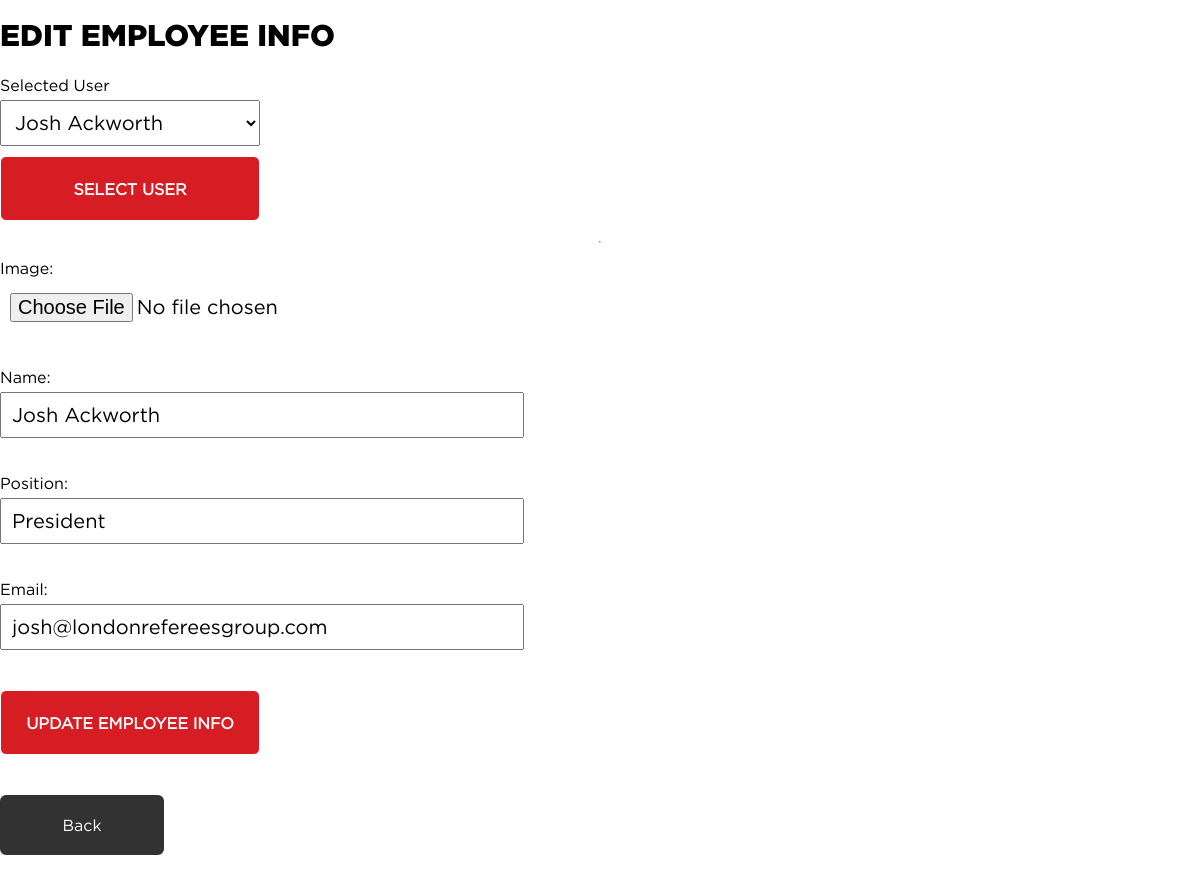
/admin/admin_editemployee.php, run on the app's committed database.
### tables this page shows
CREATE TABLE `tbl_employees` (
  `employee_id` int(11) NOT NULL,
  `employee_name` varchar(50) NOT NULL,
  `employee_position` varchar(100) NOT NULL,
  `employee_email` varchar(50) NOT NULL,
  `employee_avatar` varchar(50) NOT NULL
);

### admin/scripts/employees.php (called while the page is built, shortened)
<?php
function getSingleContent($id)
{
    $pdo = Database::getInstance()->getConnection();
    $get_content_query = 'SELECT * FROM tbl_employees WHERE employee_id = :id';
    $get_content_set   = $pdo->prepare($get_content_query);
    $results        = $get_content_set->execute(
        array(
            ':id' => $id,
        )
    );
    if ($results && $get_content_set->rowCount()) {
        return $get_content_set;
    } else {
        return false;
    }
}
function getAllContent(){
    $pdo = Database::getInstance()->getConnection();
    $get_content_query = 'SELECT * FROM tbl_employees';
    $contents = $pdo->query($get_content_query);
    if($contents){
        return $contents;
    }else{
        return false;
    }
}

### admin/admin_editemployee.php (the view, shortened to what this page needs)
<?php
$all_contents = getAllContent();
$id = 1;
$current_content = getSingleContent($id);
?>
<?php include  './admin_head.php';?>
<body class="admin">
    <h2 class="loginTitle">Edit Employee Info</h2>
        <form class="adminform" action="admin_editemployee.php" method="get">
            <label for="employee_id">Selected User</label>
            <select name="employee_id" id="employee_id">
                <?php foreach ($all_contents as $content): ?>
                    <option value="<?php echo $content["employee_id"] ?>" <?php echo $content["employee_id"] === $id ?"selected":"" ?>>
                        <?php echo $content["employee_name"] ?>
                    </option>
                <?php endforeach ?>
            </select>
            <button type="submit" name="submit">Select User</button>
        </form>
        <hr>
    <?php if (!empty($current_content)): ?>
    <form class="adminform" action="admin_editemployee.php" method="post" enctype="multipart/form-data">
        <?php while ($content_info = $current_content->fetch(PDO::FETCH_ASSOC)): ?>
            <label for="avatar">Image:</label>
            <input id="avatar" type="file" name="avatar" value=""><br>
            <label for="name">Name:</label>
            <input id="name" type="text" name="name" value="<?php echo $content_info['employee_name']; ?>"><br>
            <label for="position">Position:</label>
            <input id="position" type="text" name="position" value="<?php echo $content_info['employee_position']; ?>"><br>
            <label for="email">Email:</label>
            <input id="email" type="email" name="email" value="<?php echo $content_info['employee_email']; ?>"><br>
            <button type="submit" name="submit">Update Employee Info</button>
        <?php endwhile;?>
    </form>
    <?php endif;?>
    <a class="back" href="index.php">Back</a>
</body>
</html>

### css/main.css (style rules this page uses)
html,body,div,span,applet,object,iframe,h1,h2,h3,h4,h5,h6,p,blockquote,pre,a,abbr,acronym,address,big,cite,code,del,dfn,em,img,ins,kbd,q,s,samp,small,strike,strong,sub,sup,tt,var,b,u,i,center,dl,dt,dd,ol,ul,li,fieldset,form,label,legend,table,caption,tbody,tfoot,thead,tr,th,td,article,aside,canvas,details,embed,figure,figcaption,footer,header,hgroup,menu,nav,output,ruby,section,summary,time,mark,audio,video { margin:0;padding:0;border:0;font-size:100%;font:inherit;vertical-align:baseline }
body { line-height:1 }
a { font-family:"Gotham-Book",Arial,Helvetica,sans-serif }
a:link,a:visited,a:active { text-decoration:none;color:inherit }
* { font-family:"Gotham-Book",Arial,Helvetica,sans-serif;font-size:20px }
html { scroll-behavior:smooth }
body::after { position:absolute;width:0;height:0;overflow:hidden;z-index:-1;background:url(./images/jumpbuttons/ACTIVE_CITYOFLONDON.svg) url(./images/jumpbuttons/ACTIVE_MINORHOCKEY.svg) url(./images/jumpbuttons/ACTIVE_RECHOCKEY.svg) url(./images/jumpbuttons/ACTIVE_SEASONS.svg) url(./images/jumpbuttons/ACTIVE_SLEDGEHOCKEY.svg) url(./images/jumpbuttons/ACTIVE_TOURNAMENTS.svg) url(./images/jumpbuttons/CITYOFLONDON.svg) url(./images/jumpbuttons/MINORHOCKEY.svg) url(./images/jumpbuttons/RECHOCKEY.svg) url(./images/jumpbuttons/SEASONS.svg) url(./images/jumpbuttons/SLEDGEHOCKEY.svg) url(./images/jumpbuttons/TOURNAMENTS.svg) }
.loginTitle { font-family:"Gotham-Black",Arial,Helvetica,sans-serif;font-size:30px;text-transform:uppercase;margin:20px 0 }
.adminform { font-family:"Gotham-Book",Arial,Helvetica,sans-serif;font-size:16px;line-height:30px;display:flex;flex-direction:column }
.adminform input { max-width:500px;padding:10px }
.admin { display:flex;flex-direction:column;height:auto;width:100%;max-width:1200px;margin:0 auto }
.admin button { margin:10px 0;cursor:pointer;display:flex;align-items:center;justify-content:center;box-sizing:border-box;background-color:#d71d24;color:#fff !important;text-transform:uppercase;border:1px solid #fff;padding:15px;border-radius:6px;font-weight:bold;width:260px;height:65px;font-size:1rem }
.admin .back { cursor:pointer;background-color:#323232;width:100px;padding:20px 30px !important;border-radius:6px;margin:30px 0;color:#fff;text-align:center;border:2px solid #323232 }
select { width:260px;padding:10px }

### data on the page
tbl_employees: name "Josh Ackworth", position "President", email "josh@londonrefereesgroup.com"

### other printed values
form field employee_id "Josh Ackworth"
